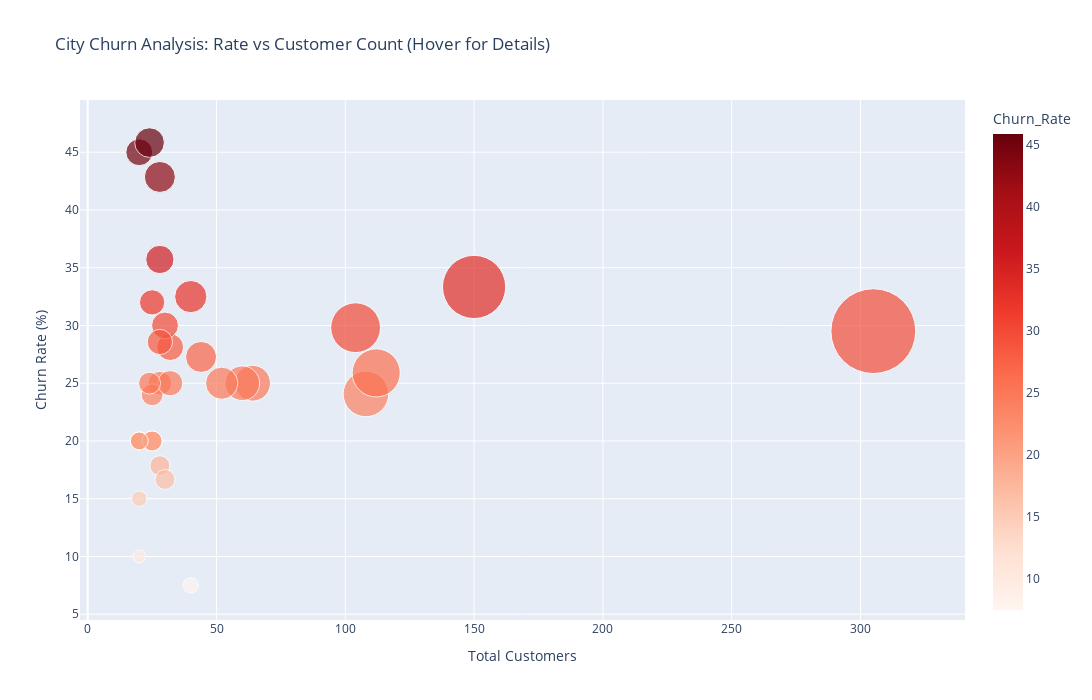

Source (notebook cell):
### Markdown cell above
Which cities have huge churn rate

### Code cell
import plotly.express as px

# Calculate stats by city
city_stats = df.groupby('City').agg({
    'Churn Label': [
        ('Total_Customers', 'count'),
        ('Churned_Customers', lambda x: (x == 'Yes').sum()),
        ('Churn_Rate', lambda x: (x == 'Yes').sum() / len(x) * 100)
    ]
})
city_stats.columns = ['Total_Customers', 'Churned_Customers', 'Churn_Rate']
city_stats = city_stats[city_stats['Total_Customers'] >= 20].reset_index()

# Create interactive bubble chart
fig = px.scatter(city_stats,
                 x='Total_Customers',
                 y='Churn_Rate',
                 size='Churned_Customers',  # Bubble size
                 color='Churn_Rate',  # Color by churn rate
                 hover_name='City',  # Shows city name on hover
                 hover_data={
                     'Total_Customers': True,
                     'Churned_Customers': True,
                     'Churn_Rate': ':.2f'  # Format to 2 decimal places
                 },
                 color_continuous_scale='Reds',
                 size_max=60,  # Maximum bubble size
                 title='City Churn Analysis: Rate vs Customer Count (Hover for Details)')
# Update layout
fig.update_layout(
    width=1200,
    height=700,
    xaxis_title='Total Customers',
    yaxis_title='Churn Rate (%)',
    font=dict(size=12),
    hovermode='closest'
)

fig.show()

### Figure 1 — Plotly figure (JSON) as saved in the notebook; plotly's stock layout.template omitted (floating-point values rounded to 4 significant figures)
{"data": [{"customdata": [[7], [3], [9], [6], [5], [2], [4], [16], [4], [13], [5], [5], [15], [90], [12], [9], [13], [3], [9], [4], [8], [26], [4], [8], [50], [31], [29], [6], [10], [5], [11], [12], [8], [4], [5]], "hovertemplate": "<b>%{hovertext}</b><br><br>Total_Customers=%{x}<br>Churn_Rate=%{marker.color:.2f}<br>Churned_Customers=%{customdata[0]}<extra></extra>", "hovertext": ["Anaheim", "Bakersfield", "Berkeley", "Burbank", "Chula Vista", "Corona", "Escondido", "Fresno", "Garden Grove", "Glendale", "Inglewood", "Irvine", "Long Beach", "Los Angeles", "Modesto", "North Hollywood", "Oakland", "Orange", "Pasadena", "Rancho Cucamonga", "Riverside", "Sacramento", "Salinas", "San Bernardino", "San Diego", "San Francisco", "San Jose", "Santa Ana", "Santa Barbara", "Santa Monica", "Santa Rosa", "Stockton", "Torrance", "Van Nuys", "Whittier"], "legendgroup": "", "marker": {"color": [25.0, 7.5, 28.12, 24.0, 20.0, 10.0, 20.0, 25.0, 20.0, 32.5, 20.0, 17.86, 25.0, 29.51, 42.86, 45.0, 25.0, 15.0, 30.0, 20.0, 25.0, 24.07, 20.0, 28.57, 33.33, 29.81, 25.89, 25.0, 35.71, 20.0, 45.83, 27.27, 32.0, 20.0, 16.67], "coloraxis": "coloraxis", "size": [7, 3, 9, 6, 5, 2, 4, 16, 4, 13, 5, 5, 15, 90, 12, 9, 13, 3, 9, 4, 8, 26, 4, 8, 50, 31, 29, 6, 10, 5, 11, 12, 8, 4, 5], "sizemode": "area", "sizeref": 0.025, "symbol": "circle"}, "mode": "markers", "name": "", "orientation": "v", "showlegend": false, "type": "scatter", "x": [28, 40, 32, 25, 25, 20, 20, 64, 20, 40, 25, 28, 60, 305, 28, 20, 52, 20, 30, 20, 32, 108, 20, 28, 150, 104, 112, 24, 28, 25, 24, 44, 25, 20, 30], "xaxis": "x", "y": [25.0, 7.5, 28.12, 24.0, 20.0, 10.0, 20.0, 25.0, 20.0, 32.5, 20.0, 17.86, 25.0, 29.51, 42.86, 45.0, 25.0, 15.0, 30.0, 20.0, 25.0, 24.07, 20.0, 28.57, 33.33, 29.81, 25.89, 25.0, 35.71, 20.0, 45.83, 27.27, 32.0, 20.0, 16.67], "yaxis": "y"}], "layout": {"coloraxis": {"colorbar": {"title": {"text": "Churn_Rate"}}, "colorscale": [[0, "rgb(255,245,240)"], [0.125, "rgb(254,224,210)"], [0.25, "rgb(252,187,161)"], [0.375, "rgb(252,146,114)"], [0.5, "rgb(251,106,74)"], [0.625, "rgb(239,59,44)"], [0.75, "rgb(203,24,29)"], [0.875, "rgb(165,15,21)"], [1, "rgb(103,0,13)"]]}, "font": {"size": 12}, "height": 700, "hovermode": "closest", "legend": {"itemsizing": "constant", "tracegroupgap": 0}, "title": {"text": "City Churn Analysis: Rate vs Customer Count (Hover for Details)"}, "width": 1200, "xaxis": {"anchor": "y", "domain": [0, 1], "title": {"text": "Total Customers"}}, "yaxis": {"anchor": "x", "domain": [0, 1], "title": {"text": "Churn Rate (%)"}}}}
